Frame 1 (no input): blank canvas, image omitted
Frame 60 (no input): blank canvas, image omitted
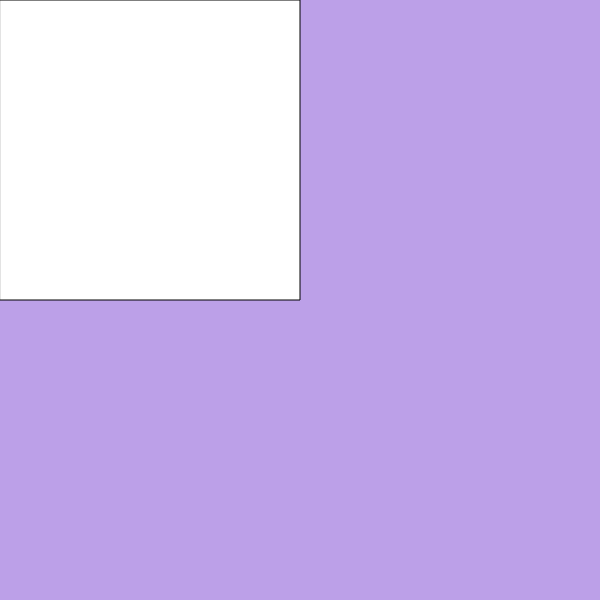
Frame 120 (the mouse pressed at the canvas centre since frame 60)

The p5.js sketch whose frames 1 and 60 were blank and that drew this single picture after the mouse press (run headless with seeded random() and noise() and a simulated clock; from frame 60 on, the mouse is pressed at the canvas centre):

// p5.js sketch
// ── sketch.js
function setup() {
    createCanvas(600,600);
}

function draw() {
    background(188, 160, 232);
    fill(255);
    rect(0, 0, mouseX, mouseY);
}
